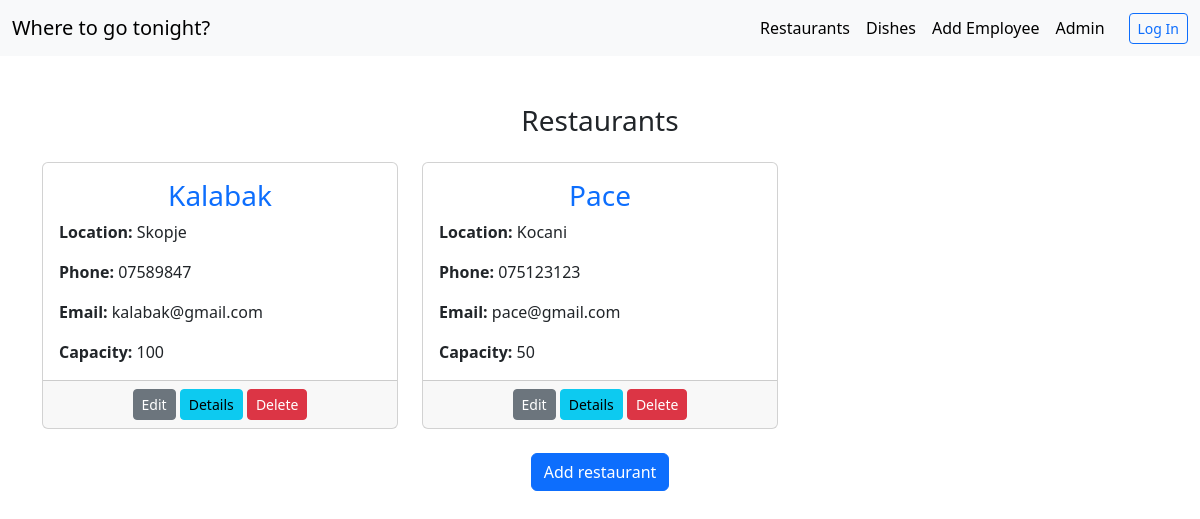
/restaurants/, run on an earlier commit of the app's database.
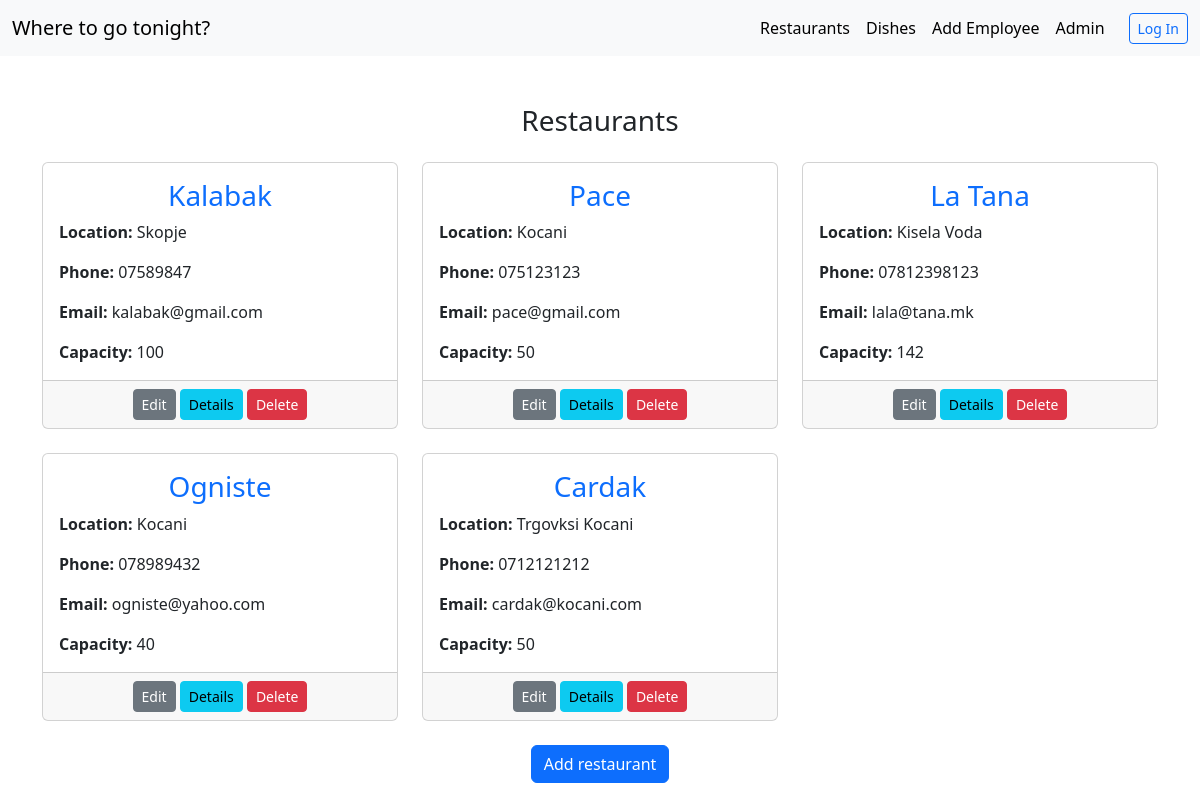
And on a later commit of the database.
### restapp/models.py (models this page shows, shortened)
class Restaurant(models.Model):
    name = models.CharField(max_length=30)
    address = models.CharField(max_length=30)
    phone = models.CharField(max_length=30)
    email = models.EmailField()
    capacity = models.IntegerField()

### restapp/views.py (the view)
# urls.py: path('restaurants/', restaurants, name="restaurants"),
def restaurants(request):
    restaurants = Restaurant.objects.all()
    return render(request, "restaurants.html", {"restaurants": restaurants, "new_var": 1})

### restapp/templates/restaurants.html
{% extends "base.html" %}
{% block content %}
    <div class="container mt-5">
        <h3 class="text-center mb-4">Restaurants</h3>
        <div class="row">
            {% for r in restaurants %}
                <div class="col-md-4 mb-4">
                    <div class="card h-100">
                        <div class="card-body">
                            <h3 class="card-title text-primary  text-center">{{ r.name }}</h3>
                            <p class="card-text"><strong>Location: </strong>{{ r.address }}</p>
                            <p class="card-text"><strong>Phone: </strong>{{ r.phone }}</p>
                            <p class="card-text"><strong>Email: </strong>{{ r.email }}</p>
                            <p class="card-text">
                                {% if r.capacity > 10 %}
                                    <strong>Capacity: </strong>{{ r.capacity }}
                                {% else %}
                                    <p>No capacity.</p>
                                {% endif %}
                            </p>
                        </div>
                        <div class="card-footer text-center">
                            <a href="{% url 'edit restaurant' r.id %}" class="btn btn-secondary btn-sm">Edit</a>
                            <a href="{% url 'restaurant details' r.id %}" class="btn btn-info btn-sm">Details</a>
                            <a href="{% url 'delete restaurant' r.id %}" class="btn btn-danger btn-sm">Delete</a>
                        </div>
                    </div>
                </div>
            {% endfor %}
        </div>
        <div class="text-center mb-3">
            <a href="{% url 'Add restaurant' %}" class="btn btn-primary">Add restaurant</a>
        </div>
    </div>
{% endblock %}

### restapp/templates/base.html (shortened to what this page needs)
<html>
<head>
    <link rel="stylesheet" href="https://cdnjs.cloudflare.com/ajax/libs/font-awesome/6.0.0-beta3/css/all.min.css">
    <link href="https://cdn.jsdelivr.net/npm/bootstrap@5.3.3/dist/css/bootstrap.min.css" rel="stylesheet">
</head>
<body  style="background-image: url('https://static.vecteezy.com/system/resources/previews/009/752/658/original/abstract-white-and-grey-background-subtle-abstract-background-blurred-patterns-light-pale-background-free-vector.jpg')">
<nav class="navbar navbar-expand-lg bg-body-tertiary">
    <div class="container-fluid">
        <a class="navbar-brand" href="{% url 'index' %}">Where to go tonight?</a>
        <div class="collapse navbar-collapse" id="navbarSupportedContent">
            <ul class="navbar-nav ms-auto mb-2 mb-lg-0">
                <li class="nav-item">
                    <a class="nav-link active" aria-current="page" href="{% url 'restaurants' %}">Restaurants</a>
                </li>
                <li class="nav-item">
                    <a class="nav-link active" aria-current="page" href="{% url 'dishes' %}">Dishes</a>
                </li>
                <li class="nav-item">
                    <a class="nav-link active" aria-current="page" href="{% url 'Add employee' %}">Add Employee</a>
                </li>
                <li class="nav-item">
                    <a class="nav-link active" aria-current="page" href="#">Admin</a>
                </li>
            </ul>
            <div class="d-flex align-items-center">
                {% if user.is_authenticated %}
                    <span class="me-3">Hi {{ user.username }}!</span>
                    <form action="{% url 'logout' %}" method="post" class="d-inline">
                        {% csrf_token %}
                        <button type="submit" class="btn btn-outline-secondary btn-sm">Log Out</button>
                    </form>
                {% else %}
                    <a href="{% url 'login' %}" class="btn btn-outline-primary btn-sm ms-3">Log In</a>
                {% endif %}
            </div>
        </div>
    </div>
</nav>
<div>
    {% block content %} {% endblock %}
</div>
</body>
</html>

What changed in the data, as far as the page shows it:
added Restaurant: name "La Tana", address "Kisela Voda", phone "07812398123", email "lala@tana.mk", capacity "142"
added Restaurant: name "Ogniste", address "Kocani", phone "078989432", email "ogniste@yahoo.com", capacity "40"
added Restaurant: name "Cardak", address "Trgovksi Kocani", phone "0712121212", email "cardak@kocani.com", capacity "50"
